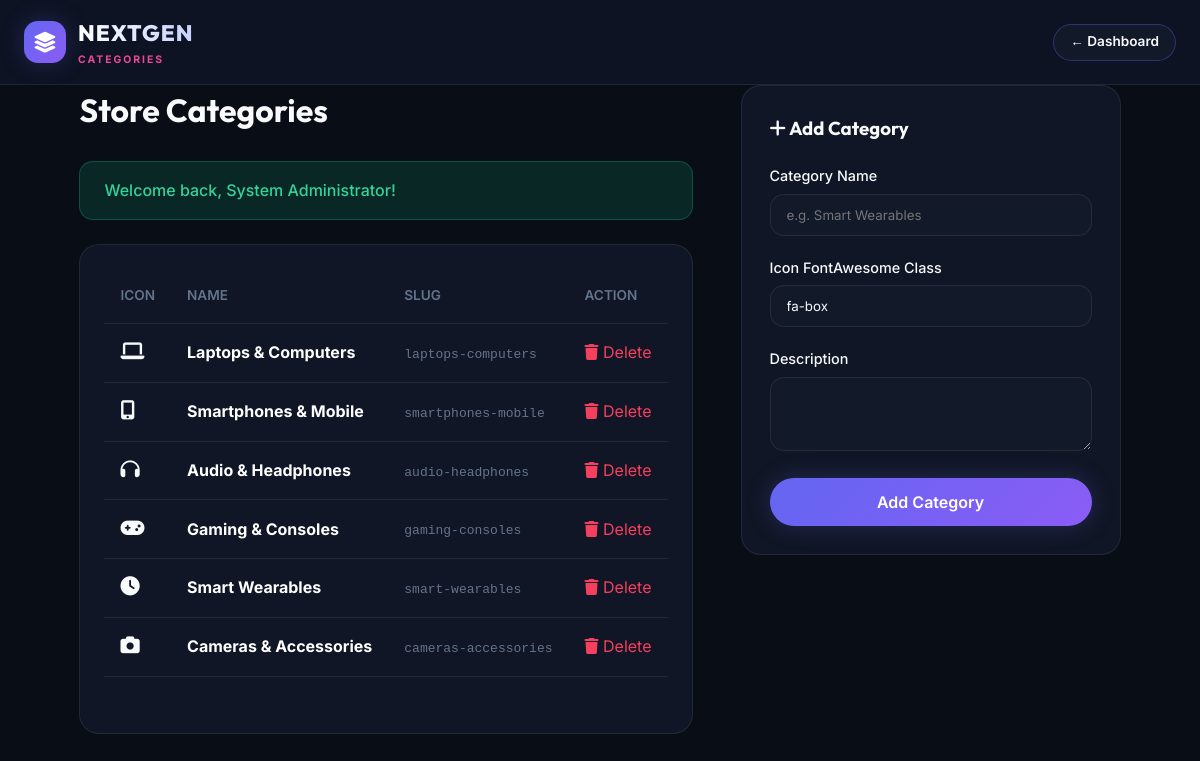
Screenshot of /admin/categories.php (signed in) with the database file from the repository.
### tables this page shows
CREATE TABLE IF NOT EXISTS `categories` (
  `id` INT AUTO_INCREMENT PRIMARY KEY,
  `name` VARCHAR(50) NOT NULL,
  `slug` VARCHAR(50) NOT NULL UNIQUE,
  `description` TEXT DEFAULT NULL,
  `icon_class` VARCHAR(50) DEFAULT 'fa-box',
  `image_url` VARCHAR(255) DEFAULT NULL
);

### includes/functions.php (called while the page is built, shortened)
<?php
function getFlash($key) {
    if (isset($_SESSION['flash_' . $key])) {
        $msg = $_SESSION['flash_' . $key];
        return $msg;
    }
    return null;
}

### admin/categories.php (the view, shortened to what this page needs)
<?php
require_once __DIR__ . '/../includes/functions.php';
$db = Database::getConnection();
$categories = $db->query("SELECT * FROM categories ORDER BY id ASC")->fetchAll();
?>
<!DOCTYPE html>
<html lang="en">
<head>
    <link rel="stylesheet" href="https://cdnjs.cloudflare.com/ajax/libs/font-awesome/6.5.1/css/all.min.css">
    <link rel="stylesheet" href="../assets/css/style.css">
</head>
<body>
    <header class="main-header" style="background: #0d1322;">
        <div class="container header-container">
            <a href="dashboard.php" class="brand-logo">
                <div class="logo-icon"><i class="fa-solid fa-layer-group"></i></div>
                <div class="logo-text">
                    <span class="brand-name">NEXTGEN</span>
                    <span class="brand-tag">CATEGORIES</span>
                </div>
            </a>
            <a href="dashboard.php" class="btn-secondary" style="padding: 0.4rem 1rem; font-size: 0.85rem;">&larr; Dashboard</a>
        </div>
    </header>
    <div class="container my-5">
        <div style="display: grid; grid-template-columns: 1fr 380px; gap: 3rem;">
            <div>
                <h1 class="section-title mb-4">Store Categories</h1>
                <?php if ($msg = getFlash('success')): ?>
                    <div class="flash-alert success mb-4"><?= $msg ?></div>
                <?php endif; ?>
                <div style="background: var(--bg-card); border: 1px solid var(--border-color); border-radius: var(--radius-lg); padding: 1.5rem;">
                    <table class="cart-table">
                        <thead>
                            <tr>
                                <th>Icon</th>
                                <th>Name</th>
                                <th>Slug</th>
                                <th>Action</th>
                            </tr>
                        </thead>
                        <tbody>
                            <?php foreach ($categories as $cat): ?>
                                <tr>
                                    <td><i class="fa-solid <?= htmlspecialchars($cat['icon_class']) ?> text-primary" style="font-size: 1.2rem;"></i></td>
                                    <td><strong style="color: #fff;"><?= htmlspecialchars($cat['name']) ?></strong></td>
                                    <td><code style="color: var(--text-muted);"><?= htmlspecialchars($cat['slug']) ?></code></td>
                                    <td>
                                        <a href="categories.php?action=delete&id=<?= $cat['id'] ?>" onclick="return confirm('Delete category?')" style="color: var(--rose);"><i class="fa-solid fa-trash"></i> Delete</a>
                                    </td>
                                </tr>
                            <?php endforeach; ?>
                        </tbody>
                    </table>
                </div>
            </div>
            <div style="background: var(--bg-card); border: 1px solid var(--border-color); border-radius: var(--radius-lg); padding: 1.75rem; height: fit-content;">
                <h3 style="font-family: var(--font-heading); margin-bottom: 1.25rem;"><i class="fa-solid fa-plus"></i> Add Category</h3>
                <form action="categories.php" method="POST">
                    <div class="form-group">
                        <label>Category Name</label>
                        <input type="text" name="name" class="form-control" placeholder="e.g. Smart Wearables" required>
                    </div>
                    <div class="form-group">
                        <label>Icon FontAwesome Class</label>
                        <input type="text" name="icon_class" class="form-control" value="fa-box" placeholder="fa-laptop" required>
                    </div>
                    <div class="form-group mb-4">
                        <label>Description</label>
                        <textarea name="description" class="form-control" rows="3"></textarea>
                    </div>
                    <button type="submit" name="add_category" class="btn-primary" style="width: 100%; justify-content: center;">Add Category</button>
                </form>
            </div>
        </div>
    </div>
</body>
</html>

### assets/css/style.css (style rules this page uses)
:root { --bg-dark: #090d16; --bg-surface: #121929; --bg-surface-hover: #1b253b; --bg-card: rgba(18, 25, 41, 0.85); --border-color: rgba(255, 255, 255, 0.08); --border-highlight: rgba(99, 102, 241, 0.35); --primary: #6366f1; --primary-hover: #4f46e5; --accent: #8b5cf6; --neon-pink: #ec4899; --emerald: #10b981; --amber: #f59e0b; --rose: #f43f5e; --text-primary: #f8fafc; --text-secondary: #94a3b8; --text-muted: #64748b; --font-heading: 'Outfit', sans-serif; --font-body: 'Inter', sans-serif; --radius-sm: 8px; --radius-md: 14px; --radius-lg: 20px; --radius-full: 9999px; --shadow-glow: 0 0 25px rgba(99, 102, 241, 0.25); --shadow-card: 0 10px 30px rgba(0, 0, 0, 0.35); --glass-backdrop: blur(16px); }
* { margin: 0; padding: 0; box-sizing: border-box; }
body { font-family: var(--font-body); background-color: var(--bg-dark); color: var(--text-primary); line-height: 1.6; overflow-x: hidden; min-height: 100vh; display: flex; flex-direction: column; }
a { color: inherit; text-decoration: none; transition: all 0.25s ease; }
button, input, select, textarea { font-family: inherit; }
.container { max-width: 1280px; margin: 0 auto; padding: 0 1.5rem; }
.main-header { background: rgba(9, 13, 22, 0.9); backdrop-filter: var(--glass-backdrop); border-bottom: 1px solid var(--border-color); position: sticky; top: 0; z-index: 100; }
.header-container { display: flex; align-items: center; justify-content: space-between; padding: 1rem 1.5rem; gap: 2rem; }
.brand-logo { display: flex; align-items: center; gap: 0.75rem; }
.logo-icon { width: 42px; height: 42px; background: linear-gradient(135deg, var(--primary), var(--accent)); border-radius: var(--radius-md); display: flex; align-items: center; justify-content: center; font-size: 1.3rem; color: #ffffff; box-shadow: var(--shadow-glow); }
.logo-text { display: flex; flex-direction: column; }
.brand-name { font-family: var(--font-heading); font-size: 1.4rem; font-weight: 800; letter-spacing: 1px; background: linear-gradient(90deg, #ffffff, #c7d2fe); -webkit-background-clip: text; -webkit-text-fill-color: transparent; }
.brand-tag { font-size: 0.65rem; font-weight: 700; letter-spacing: 2px; color: var(--neon-pink); text-transform: uppercase; }
.flash-alert { padding: 1rem 1.5rem; border-radius: var(--radius-md); margin: 1.5rem 0; display: flex; align-items: center; justify-content: space-between; font-weight: 500; }
.flash-alert.success { background: rgba(16, 185, 129, 0.15); border: 1px solid rgba(16, 185, 129, 0.3); color: #34d399; }
.btn-primary { background: linear-gradient(135deg, var(--primary), var(--accent)); color: #ffffff; padding: 0.85rem 2rem; border-radius: var(--radius-full); font-weight: 600; font-size: 1rem; border: none; cursor: pointer; box-shadow: var(--shadow-glow); display: inline-flex; align-items: center; gap: 0.6rem; }
.btn-secondary { background: var(--bg-surface); border: 1px solid var(--border-highlight); color: var(--text-primary); padding: 0.85rem 2rem; border-radius: var(--radius-full); font-weight: 600; font-size: 1rem; display: inline-flex; align-items: center; gap: 0.6rem; }
.section-title { font-family: var(--font-heading); font-size: 2rem; font-weight: 700; margin-bottom: 0.5rem; }
.form-group { margin-bottom: 1.25rem; }
.form-group label { display: block; font-size: 0.9rem; font-weight: 500; margin-bottom: 0.4rem; }
.form-control { width: 100%; background: var(--bg-surface); border: 1px solid var(--border-color); border-radius: var(--radius-md); padding: 0.75rem 1rem; color: var(--text-primary); outline: none; }
.cart-table { width: 100%; border-collapse: collapse; margin-bottom: 2rem; }
.cart-table th, .cart-table td { padding: 1rem; text-align: left; border-bottom: 1px solid var(--border-color); }
.cart-table th { color: var(--text-muted); font-weight: 600; font-size: 0.85rem; text-transform: uppercase; }

### rows the page displays
categories: name "Laptops & Computers", slug "laptops-computers"
categories: name "Smartphones & Mobile", slug "smartphones-mobile"
categories: name "Audio & Headphones", slug "audio-headphones"
categories: name "Gaming & Consoles", slug "gaming-consoles"
categories: name "Smart Wearables", slug "smart-wearables"
categories: name "Cameras & Accessories", slug "cameras-accessories"

### other values shown
$msg "Welcome back, System Administrator!"
